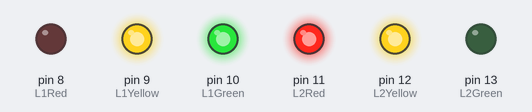
A sketch run on a simulated Arduino Uno, built with avr-gcc and run on an emulated ATmega328P. Shown: output pins drawn as LEDs (lit = HIGH).

Above: at 0.1 s.
At 6.1 s:
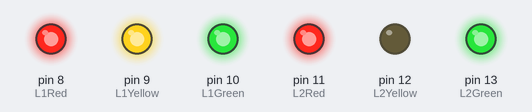
At 13.1 s:
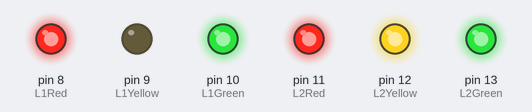
At 19.1 s:
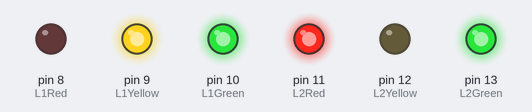
At 25.1 s:
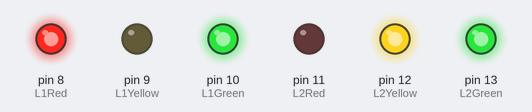
At 33.1 s:
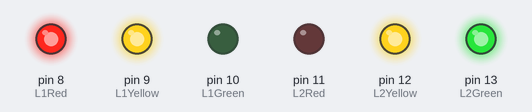
Timing chart, 0 to 40.0 s (numbered marks = the images above):
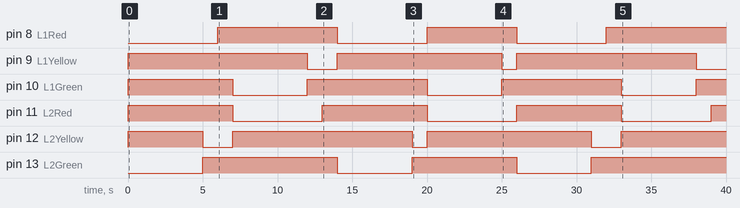

The sketch:

chayMode1_2_5_lan.ino
```cpp
//Khai bao
#define L1Red 8
#define L1Yellow 9
#define L1Green 10

#define L2Red 11
#define L2Yellow 12
#define L2Green 13
byte i,j, dem;
//cau hinh
void setup() {
   for(byte i=8; i<14; i++){
      pinMode(i,OUTPUT);
   }
    for(byte i=8; i<14; i++){
      digitalWrite(i,HIGH);
   }
}

//Ham tat LED
void Led_Off(){
  for (byte i=8; i<14; i++){
    digitalWrite(i,HIGH);
  }

}
void loop() {
  for(i=0; i<=1; i++){
     Mode1();
     dem++;
     if (dem==0){break;}
  }
  for(j=0; j<=5; j++){
    Mode2();
  }
}

void Mode1(){
  //1
  digitalWrite(L1Red, LOW);
  digitalWrite(L2Green, LOW);
  delay(5000);Led_Off();
  //2
  digitalWrite(L1Red, LOW);
  digitalWrite(L2Yellow, LOW);
  delay(1000);Led_Off();

  digitalWrite(L2Yellow, LOW);
  delay(1000);Led_Off();
  //3
  digitalWrite(L1Green, LOW);
  digitalWrite(L2Red, LOW);
  delay(5000);Led_Off();
  //4
  digitalWrite(L1Yellow, LOW);
  digitalWrite(L2Red, LOW);
  delay(1000);Led_Off();

  digitalWrite(L1Yellow, LOW);
  delay(1000);Led_Off();
  //5
  digitalWrite(L1Red, LOW);
  digitalWrite(L2Green, LOW);
  delay(5000);Led_Off();
  //6
  digitalWrite(L1Red, LOW);
  digitalWrite(L2Yellow, LOW);
  delay(1000);Led_Off();
  //7
  digitalWrite(L1Green, LOW);
  digitalWrite(L2Red, LOW);
  delay(5000);Led_Off();
  //8
  digitalWrite(L1Yellow, LOW);
  digitalWrite(L2Red, LOW);
  delay(1000);Led_Off();
}
void Mode2(){
  digitalWrite(L1Yellow, LOW);
  digitalWrite(L2Yellow, LOW);
  delay(1000);
  digitalWrite(L1Yellow, HIGH);
  digitalWrite(L2Yellow, HIGH);
  delay(1000);
}
```

Measured:
- by itself, pin 8 (L1Red): goes HIGH 8.0 s, LOW 6.0 s, HIGH 6.0 s, LOW 6.0 s, then HIGH
- by itself, pin 9 (L1Yellow): goes LOW 2.0 s, HIGH 11.0 s, LOW 1.0 s, HIGH 12.0 s, then LOW
- by itself, pin 10 (L1Green): alternates HIGH for 8.0 s and LOW for 5.0 s
- by itself, pin 11 (L2Red): alternates HIGH for 7.0 s and LOW for 6.0 s
- by itself, pin 12 (L2Yellow): goes LOW 2.0 s, HIGH 12.0 s, LOW 1.0 s, HIGH 11.0 s, LOW 2.0 s, then HIGH
- by itself, pin 13 (L2Green): goes HIGH 9.0 s, LOW 5.0 s, HIGH 7.0 s, LOW 5.0 s, then HIGH
